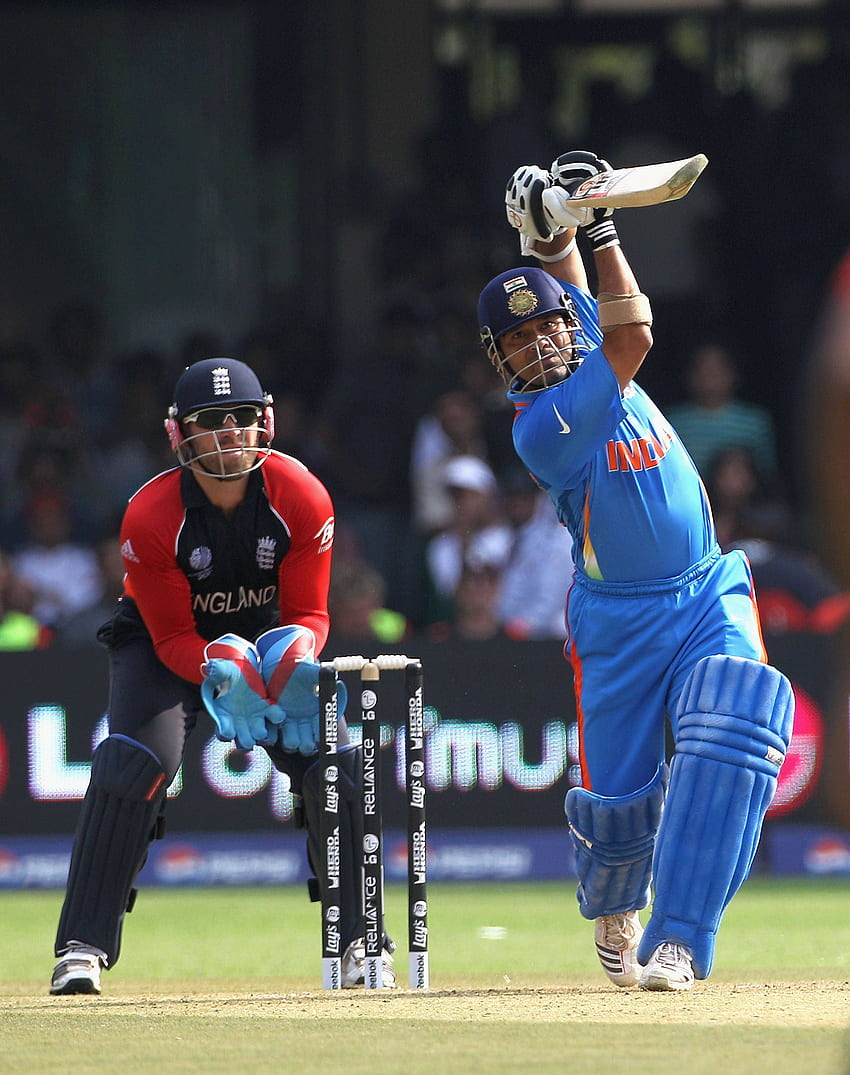
#> input picture images/sachin.jpg, 850 x 1075 px
$ jupyter execute '04 Pixel Operations.ipynb'
#> lines starting #> are read from the running program, lines starting #| are printed output that depends on the picture
##### Pixel Operations

[cell 1]
import numpy as np
import cv2
import matplotlib.pyplot as plt

[cell 2]
img = np.zeros([500, 500], dtype=np.uint8)
plt.imshow(img, cmap='gray')
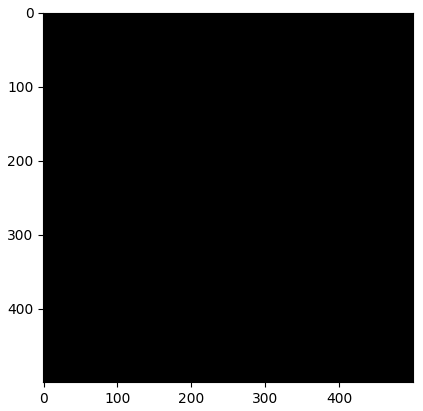
#> figure drawn by matplotlib, 1 panel

[cell 3]
img = np.zeros([500, 500], dtype=np.uint8)
img[100, 100] = 0xFF
plt.imshow(img, cmap='gray')

[cell 4]
img = np.zeros([500, 500], dtype=np.uint8)
img[100, :] = 0xFF
plt.imshow(img, cmap='gray')

[cell 5]
img = np.zeros([500, 500], dtype=np.uint8)
img[:, 100] = 0xFF
plt.imshow(img, cmap='gray')

[cell 6]
img = np.zeros([500, 500], dtype=np.uint8)
map(lambda i: lambda j: 0xFF if i == j else i, img)
plt.imshow(img, cmap='gray')
img

[cell 7]
for i in range(500):
    img[i, i] = 0xFF
plt.imshow(img, cmap='gray')

##### Saving the image

[cell 8]
cv2.imwrite('myimage.jpg', img)
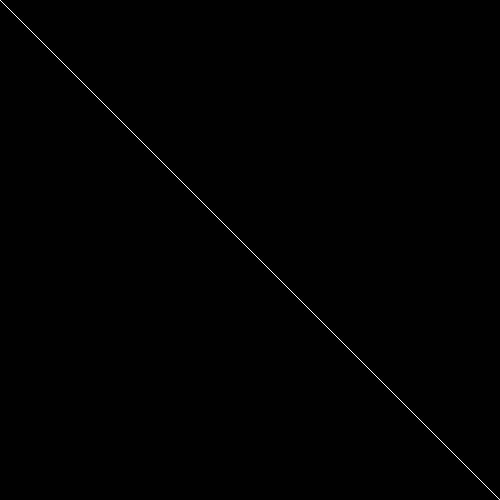
#> saved as myimage.jpg: shape (500, 500); 0.2% white in thin lines or dots

[cell 9]
plt.imsave('myimage1.jpg', img)
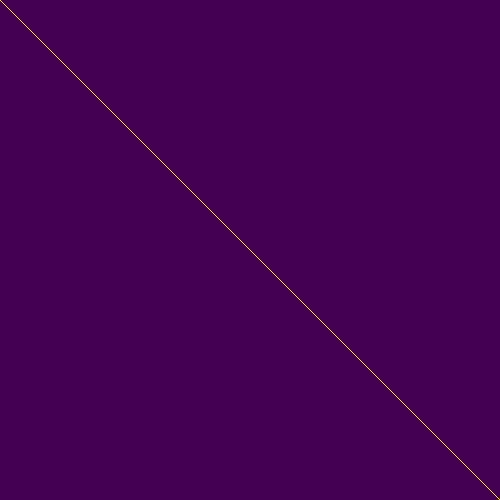
#> saved as myimage1.jpg: shape (500, 500, 3); mean R, G, B 68.4, 0.5, 82.9

[cell 10]
import skimage.io as io
io.imsave('myimage2.jpg', img)

[cell 11]
img_cv = cv2.imread('images/sachin.jpg')
#> img_cv is the input picture: shape (1075, 850, 3); mean B, G, R 87.5, 83.8, 81
img_plt = plt.imread('images/sachin.jpg')
img_cv = cv2.cvtColor(img_cv, cv2.COLOR_BGR2RGB)

[cell 12]
plt.figure(figsize=(16,9))
plt.subplot(1, 2, 1)
plt.title('Image from OpenCV')
plt.imshow(img_cv)
plt.subplot(1, 2, 2)
plt.title('Image from Matplotlib')
plt.imshow(img_plt)
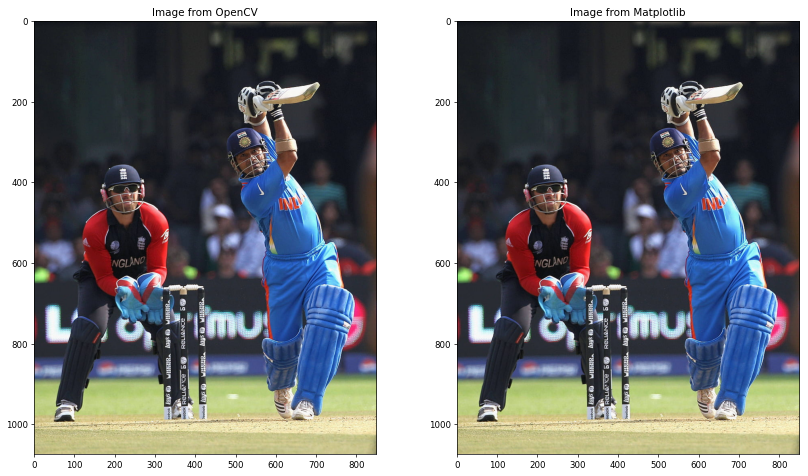
#> figure drawn by matplotlib, 2 panels

$ run again, with images/buildings.jpg copied over images/sachin.jpg
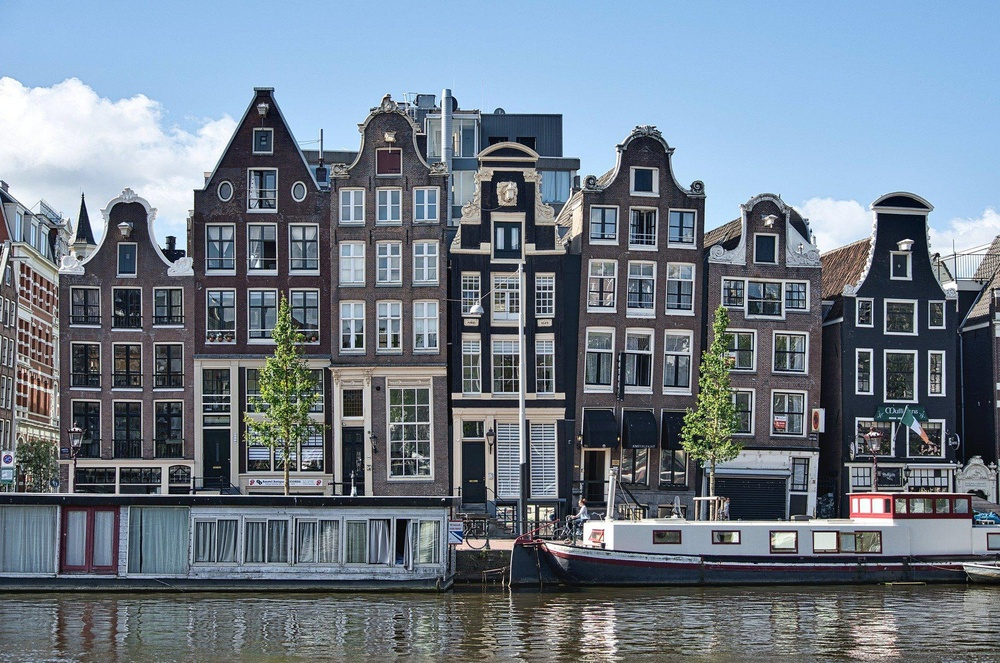
#> input picture images/buildings.jpg, 1000 x 663 px, shrunk from 1920 x 1273 before the run
#> img_cv is the input picture: shape (663, 1000, 3); mean B, G, R 136.8, 123.9, 111.8
#> `[cell 12] plt.figure(figsize=(16,9)) plt.subplot(1, 2, 1) plt.title('I..`:
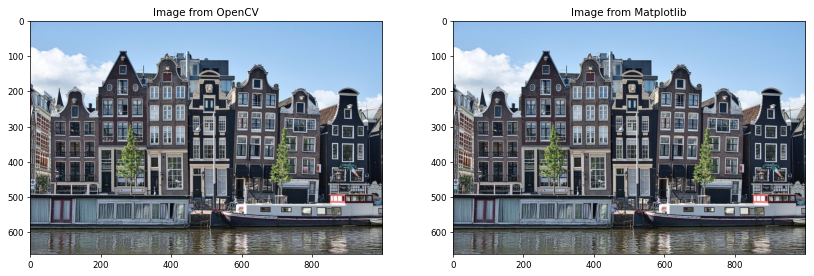
#> figure drawn by matplotlib, 2 panels

$ run again, with images/cat.jpg copied over images/sachin.jpg
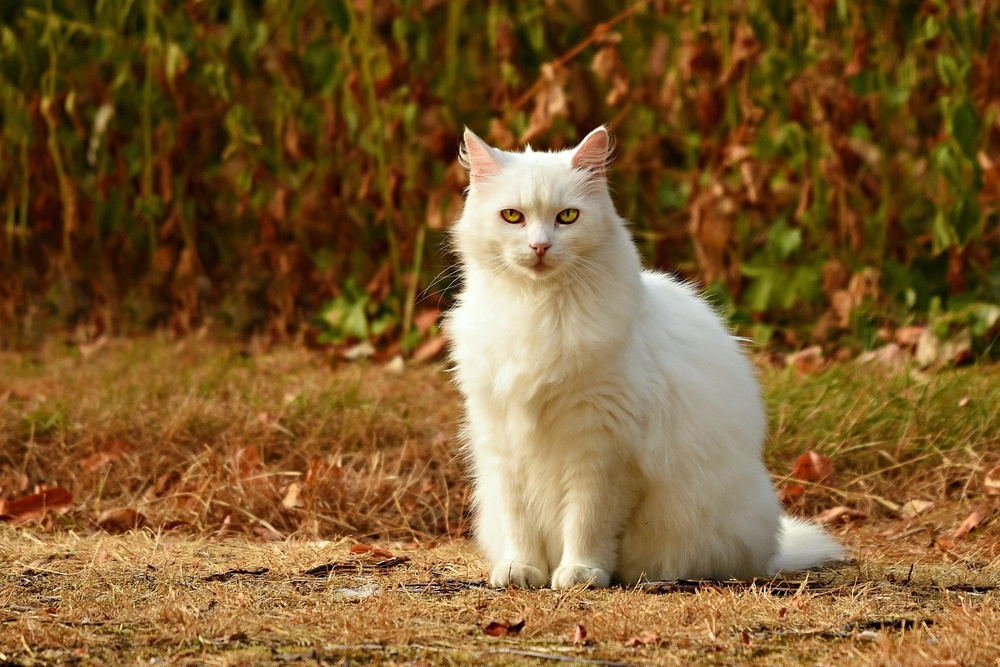
#> input picture images/cat.jpg, 1000 x 667 px, shrunk from 1920 x 1281 before the run
#> img_cv is the input picture: shape (667, 1000, 3); mean B, G, R 46.5, 92.2, 125.2
#> `[cell 12] plt.figure(figsize=(16,9)) plt.subplot(1, 2, 1) plt.title('I..`:
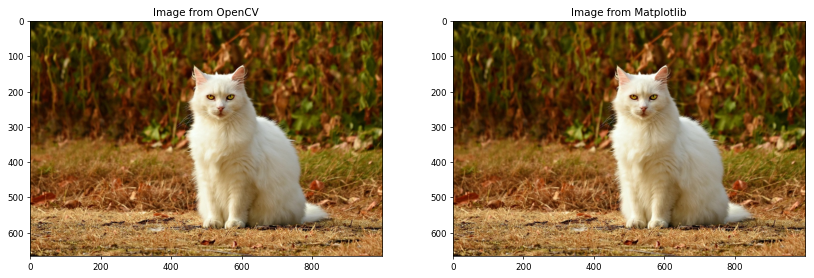
#> figure drawn by matplotlib, 2 panels
